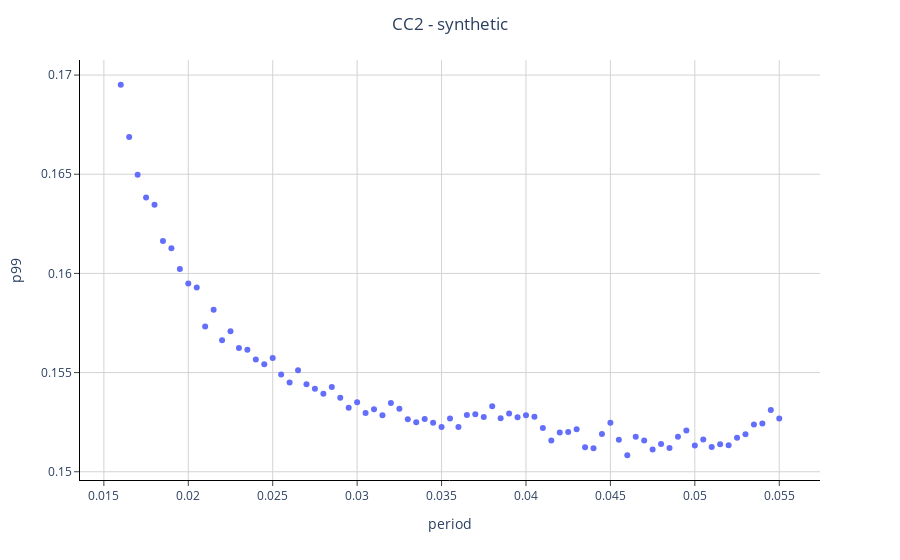

Write notebook code for a chart like this one.
### Code cell
plot_job_id(CC2_synt)

### Figure 1 — Plotly figure (JSON) as saved in the notebook; plotly's stock layout.template omitted (floating-point values rounded to 4 significant figures; data arrays with more than 128 entries replaced by an {"elided": "..."} marker saying what was removed)
{"data": [{"customdata": {"elided": "79x2 float values"}, "hovertemplate": "period=%{x}<br>p99=%{y}<br>hit_chance=%{customdata[0]}<br>utilization=%{customdata[1]}<extra></extra>", "legendgroup": "", "marker": {"color": "#636efa", "symbol": "circle"}, "mode": "markers", "name": "", "orientation": "v", "showlegend": false, "type": "scatter", "x": [0.0535, 0.0465, 0.039, 0.032, 0.025, 0.0255, 0.0325, 0.0395, 0.046, 0.053, 0.045, 0.052, 0.0265, 0.0335, 0.033, 0.026, 0.0525, 0.0455, 0.0475, 0.0505, 0.028, 0.031, 0.0315, 0.0285, 0.05, 0.047, 0.051, 0.048, 0.0305, 0.0275, 0.0445, 0.044, 0.027, 0.03, 0.0485, 0.0515, 0.0235, 0.0165, 0.016, 0.023, 0.022, 0.0225, 0.0175, 0.0205, 0.02, 0.017, 0.021, 0.018, 0.0185, 0.0215, 0.055, 0.0195, 0.019, 0.024, 0.0245, 0.0295, 0.0425, 0.0355, 0.035, 0.042, 0.029, 0.0495, 0.036, 0.043, 0.0435, 0.0365, 0.049, 0.054, 0.0385, 0.0415, 0.041, 0.038, 0.0545, 0.04, 0.037, 0.034, 0.0345, 0.0375, 0.0405], "xaxis": "x", "y": [0.1524, 0.1518, 0.1529, 0.1535, 0.1557, 0.1549, 0.1532, 0.1527, 0.1508, 0.1519, 0.1525, 0.1513, 0.1551, 0.1525, 0.1526, 0.1545, 0.1517, 0.1516, 0.1511, 0.1516, 0.1539, 0.1532, 0.1528, 0.1543, 0.1513, 0.1516, 0.1512, 0.1514, 0.153, 0.1542, 0.1519, 0.1512, 0.1544, 0.1535, 0.1512, 0.1514, 0.1562, 0.1669, 0.1695, 0.1562, 0.1566, 0.1571, 0.1638, 0.1593, 0.1595, 0.165, 0.1573, 0.1635, 0.1616, 0.1582, 0.1527, 0.1602, 0.1613, 0.1557, 0.1554, 0.1532, 0.152, 0.1527, 0.1523, 0.152, 0.1537, 0.1521, 0.1523, 0.1521, 0.1512, 0.1529, 0.1518, 0.1524, 0.1527, 0.1516, 0.1522, 0.1533, 0.1531, 0.1529, 0.1529, 0.1527, 0.1525, 0.1528, 0.1528], "yaxis": "y"}], "layout": {"legend": {"tracegroupgap": 0}, "margin": {"t": 60}, "plot_bgcolor": "white", "title": {"text": "CC2 - synthetic", "x": 0.5}, "xaxis": {"anchor": "y", "domain": [0, 1], "gridcolor": "lightgrey", "linecolor": "black", "mirror": false, "showline": true, "ticks": "outside", "title": {"text": "period"}}, "yaxis": {"anchor": "x", "domain": [0, 1], "gridcolor": "lightgrey", "linecolor": "black", "mirror": false, "showline": true, "ticks": "outside", "title": {"text": "p99"}}}}
